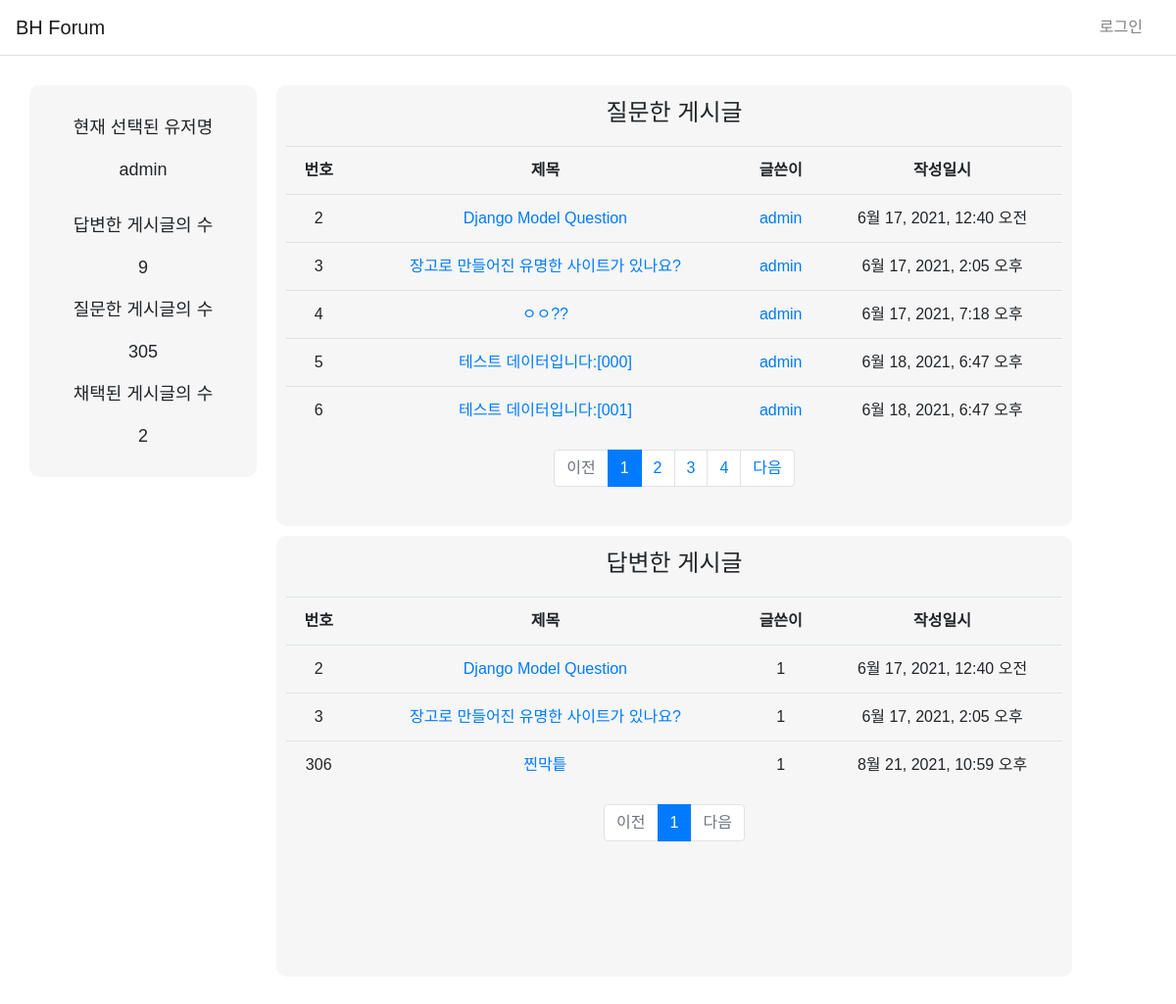
The page /common/profile/1 on the database its author committed.
### pybo/models.py (models this page shows, shortened)
class Question(models.Model):
    author = models.ForeignKey(User, on_delete=models.CASCADE, related_name='author_question')
    subject = models.CharField(max_length = 200)
    modify_date = models.DateTimeField(null=True, blank=True)
    content = models.TextField()
    create_date = models.DateTimeField()
    voter = models.ManyToManyField(User, related_name='voter_question')
    image = models.ImageField(blank=True, upload_to='Question_media')
    hits = models.IntegerField(default=0)

### common/views.py (the view)
class UserProfileView(DetailView):
    model = User
    template_name = 'common/profile.html'
    pk_url_kwarg = 'user_id'
    context_object_name = "target_user"
    def get_context_data(self, **kwargs):
        queryset = super().get_context_data(**kwargs)
        target_user = self.get_object()
        questions_page = self.request.GET.get('question_page', 1)
        answer_page = self.request.GET.get('answer_page', 1)
        question_paginator = Paginator(target_user.author_question.all().order_by('id'), 5)
        answer_question = target_user.author_answer.values('question').distinct() # 유저가 작성한 답변을 포함한 게시글을 중복 없이 가져옴
        answer_question = Question.objects.filter(id__in=answer_question).order_by('id') # 해당 question들을 가져옴
        answer_paginator = Paginator(answer_question, 5)
        queryset["total_accepted"] = Answer.objects.filter(author=target_user, accepted=True).count()
        queryset['target_questions'] = question_paginator.get_page(questions_page)
        queryset['target_answered_questions'] = answer_paginator.get_page(answer_page)
        return queryset

### templates/common/profile.html
{% extends '../base.html' %}
{% load static %}
{% block content %}
    <div class="row" style="margin: 20px; text-align: center;">
        <div class="profile">
            <p class="profile-text">현재 선택된 유저명</p>
            <p class="profile-text">{{ target_user.username }}</p>
            <p class="profile-text" style="margin-top:30px;">답변한 게시글의 수</p>
            <p class="profile-text">{{ target_user.author_answer.all.count }}</p>
            <p class="profile-text">질문한 게시글의 수</p>
            <p class="profile-text">{{ target_user.author_question.all.count }}</p>
            <p class="profile-text">채택된 게시글의 수</p>
            <p class="profile-text">{{ total_accepted }}</p>
        </div>
        <div class="question_box">
            <div class="enrolled-question" style="padding: 10px; overflow: auto;">
                <p style="text-align: center; font-size:24px;">질문한 게시글</p>
                <table class="table">
                    <tr>
                        <th>번호</th>
                        <th style="width:50%">제목</th>
                        <th>글쓴이</th>
                        <th>작성일시</th>
                    </tr>
                    {% for question in target_questions.object_list %}
                        <tr>
                            <td>{{ question.id }}</td>
                            <td class="text-center">
                                <a href="{% url 'pybo:detail' question.id %}">
                                    {{question.subject}}
                                </a>
                            </td>
                            <td><a href="{% url 'common:profile_view' question.author.id %}">{{question.author.username}}</a></td>
                            <td>{{question.create_date}}</td>
                        </tr>
                    {% endfor %}
                </table>
                <ul class="pagination justify-content-center">
                    {% if target_questions.has_previous %}
                    <li class="page-item">
                        <a class="page-link" href="?question_page={{target_questions.previous_page_number}}&answer_page={{ target_answered_questions.number }}">이전</a>
                    </li>
                    {% else %}
                    <li class="page-item disabled">
                        <a class="page-link" tabindex="-1" aria-disabled="true" href="#">이전</a>
                    </li>
                    {% endif %}
                    {% for page_number in target_questions.paginator.page_range %}
                    {% if page_number >= target_questions.number|add:-3 and page_number <= target_questions.number|add:3 %}
                        {% if page_number == target_questions.number %}
                        <li class="page-item active" aria-current="page">
                            <a class="page-link" href="?question_page={{ page_number }}&answer_page={{ target_answered_questions.number }}">
                                {{ page_number }}
                            </a>
                        </li>
                        {% else %}
                        <li class="page-item">
                            <a class="page-link" href="?question_page={{ page_number }}&answer_page={{ target_answered_questions.number }}">
                                {{ page_number }}
                            </a>
                        </li>
                        {% endif %}
                    {% endif %}
                    {% endfor %}
                    {% if target_questions.has_next %}
                    <li class="page-item">
                        <a class="page-link" href="?question_page={{ target_questions.next_page_number }}&answer_page={{ target_answered_questions.number }}">다음</a>
                    </li>
                    {% else %}
                    <li class="page-item disabled">
                        <a class="page-link" tabindex="-1" aria-disabled="true" href="#">다음</a>
                    </li>
                    {% endif %}
                </ul>
            </div>
            <div class="answered-question" style="padding: 10px; overflow: scroll;">
                <p style="text-align: center; font-size:24px;">답변한 게시글</p>
                <table class="table">
                    <tr>
                        <th>번호</th>
                        <th style="width:50%">제목</th>
                        <th>글쓴이</th>
                        <th>작성일시</th>
                    </tr>
                    {% for answer in target_answered_questions.object_list %}
                        <tr>
                            <td>{{ answer.id }}</td>
                            <td class="text-center">
                                <a href="{% url 'pybo:detail' answer.id %}">
                                    {{answer.subject}}
                                </a>
                            </td>
                            <td>{{answer.author.id}}</td>
                            <td>{{answer.create_date}}</td>
                        </tr>
                    {% endfor %}
                </table>
                <ul class="pagination justify-content-center">
                    {% if target_answered_questions.has_previous %}
                    <li class="page-item">
                        <a class="page-link" href="?question_page={{target_questions.number}}&answer_page={{target_answered_questions.previous_page_number}}">이전</a>
                    </li>
                    {% else %}
                    <li class="page-item disabled">
                        <a class="page-link" tabindex="-1" aria-disabled="true" href="#">이전</a>
                    </li>
                    {% endif %}
                    {% for page_number in target_answered_questions.paginator.page_range %}
                    {% if page_number >= target_answered_questions.number|add:-3 and page_number <= target_answered_questions.number|add:3 %}
                        {% if page_number == target_answered_questions.number %}
                        <li class="page-item active" aria-current="page">
                            <a class="page-link" href="?question_page={{ target_questions.number }}&answer_page={{page_number}}">
                                {{ page_number }}
                            </a>
                        </li>
                        {% else %}
                        <li class="page-item">
                            <a class="page-link" href="?question_page={{ target_questions.number }}&answer_page={{page_number}}">
                                {{ page_number }}
                            </a>
                        </li>
                        {% endif %}
                    {% endif %}
                    {% endfor %}
                    {% if target_answered_questions.has_next %}
                    <li class="page-item">
                        <a class="page-link" href="?question_page={{ target_questions.number }}&answer_page={{ target_answered_questions.next_page_number }}">다음</a>
                    </li>
                    {% else %}
                    <li class="page-item disabled">
                        <a class="page-link" tabindex="-1" aria-disabled="true" href="#">다음</a>
                    </li>
                    {% endif %}
                </ul>
            </div>
        </div>
    </div>
{% endblock %}

### static/style.css (style rules this page uses)
* { box-sizing: border-box; }
.profile { width: 20%; height: 400px; background-color: #F6F6F6; border-radius: 10px; padding: 30px; margin: 10px; }
.question_box { width: 70%; height: 100%; border-radius: 10px; margin: 10px; }
.enrolled-question { width: 100%; height: 450px; background-color: #F6F6F6; border-radius: 10px; margin-bottom: 10px; }
.answered-question { background-color: #F6F6F6; border-radius: 10px; width: 100%; height: 450px; }
.profile-text { text-align: center; font-size: 18px; }

### templates/base.html (style rules this page uses)
* { font-family: 'Noto Sans KR', sans-serif; }

### rows shown on the page
Question: id "2", subject "Django Model Question", author.username "admin", create_date "6월 17, 2021, 12:40 오전", author.id "1"
Question: id "3", subject "장고로 만들어진 유명한 사이트가 있나요?", author.username "admin", create_date "6월 17, 2021, 2:05 오후", author.id "1"
Question: id "4", subject "ㅇㅇ??", author.username "admin", create_date "6월 17, 2021, 7:18 오후"
Question: id "5", subject "테스트 데이터입니다:[000]", author.username "admin", create_date "6월 18, 2021, 6:47 오후"
Question: id "6", subject "테스트 데이터입니다:[001]", author.username "admin", create_date "6월 18, 2021, 6:47 오후"
Question: id "306", subject "찐막틑", author.id "1", create_date "8월 21, 2021, 10:59 오후"

### other values the page prints
{{ target_user.username }} "admin"
{{ target_user.author_answer.all.count }} "9"
{{ target_user.author_question.all.count }} "305"
{{ total_accepted }} "2"
{{ page_number }} "1"
{{ page_number }} "2" "3" "4"
